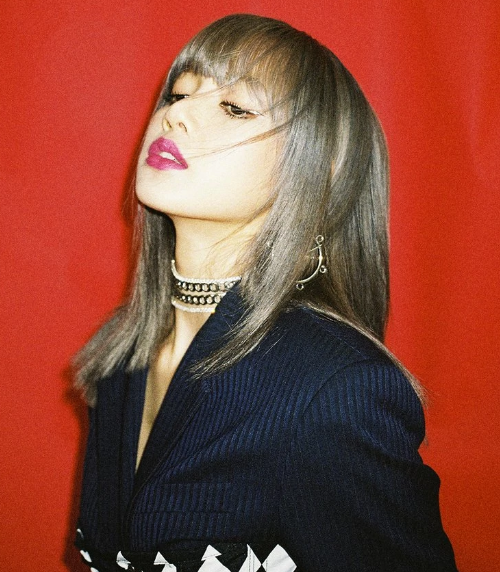
#> input picture Python/lisa.png, 500 x 572 px
$ python cruz_color.py
#> lines starting #> are read from the running program, lines starting #| are printed output that depends on the picture; after the words box and inside, x2 and y2 are one past the last pixel; in counts of white or black regions, pixels touching at a corner belong together
import cv2 as cv
import numpy as np
from matplotlib import pyplot as plt
img= cv.imread('lisa.png')
#> img is the input picture: shape (572, 500, 3); mean B, G, R 55.6, 70.2, 139.4
n,m=img.shape[:2]
#> n = 572; m = 500
N=int(n/2)
#> N = 286
M=int(m/2)
#> M = 250
f=np.zeros((n,m))
e=np.zeros(img.shape[:3], np.uint8)

k=150
l=50
for i in range(N-k, N+k):
    for j in range(M-1, M+l):
        f[j,i]=1
        f[i,j]=1
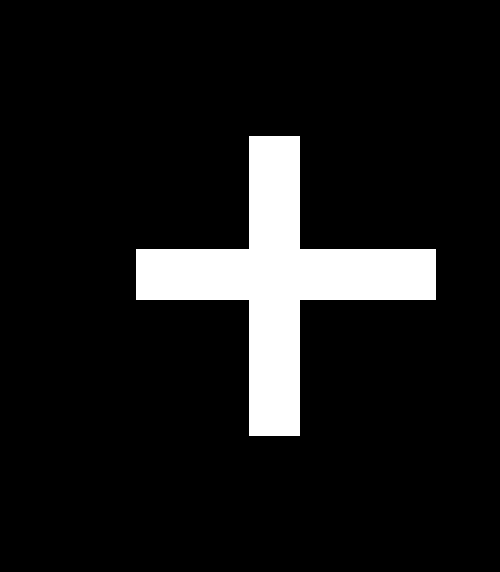
#> f: shape (572, 500) float64; values 0 (black) and 1 (white), 9.8% white; 1 white region, box (x1, y1, x2, y2) and area: (136, 136, 436, 436) 27999

for i in range(3):
	w1 = np.fft.fft2(img[:, :, i])
	w1 = np.fft.fftshift(w1)
	w2 = w1 * f
	w3 = np.fft.ifft2(w2)
	e[:, :, i] = abs(w3)
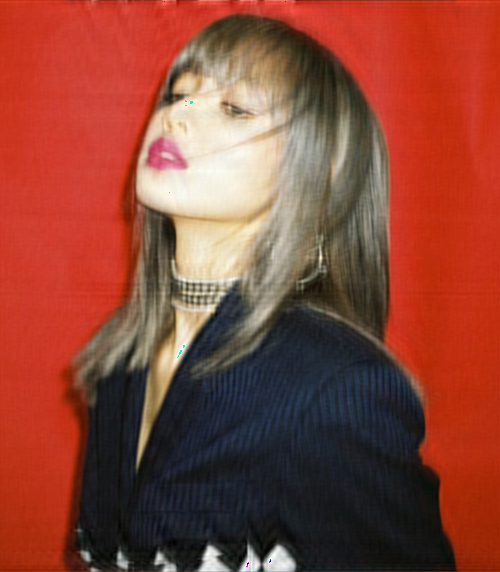
#> e: shape (572, 500, 3); mean B, G, R 55.4, 69.9, 139.1

plt.figure(0)
plt.imshow(cv.cvtColor(img,cv.COLOR_RGB2BGR))
plt.figure(1)
plt.imshow(f, cmap='gray')
plt.figure(2)
plt.imshow(cv.cvtColor(e,cv.COLOR_RGB2BGR))
plt.show()
